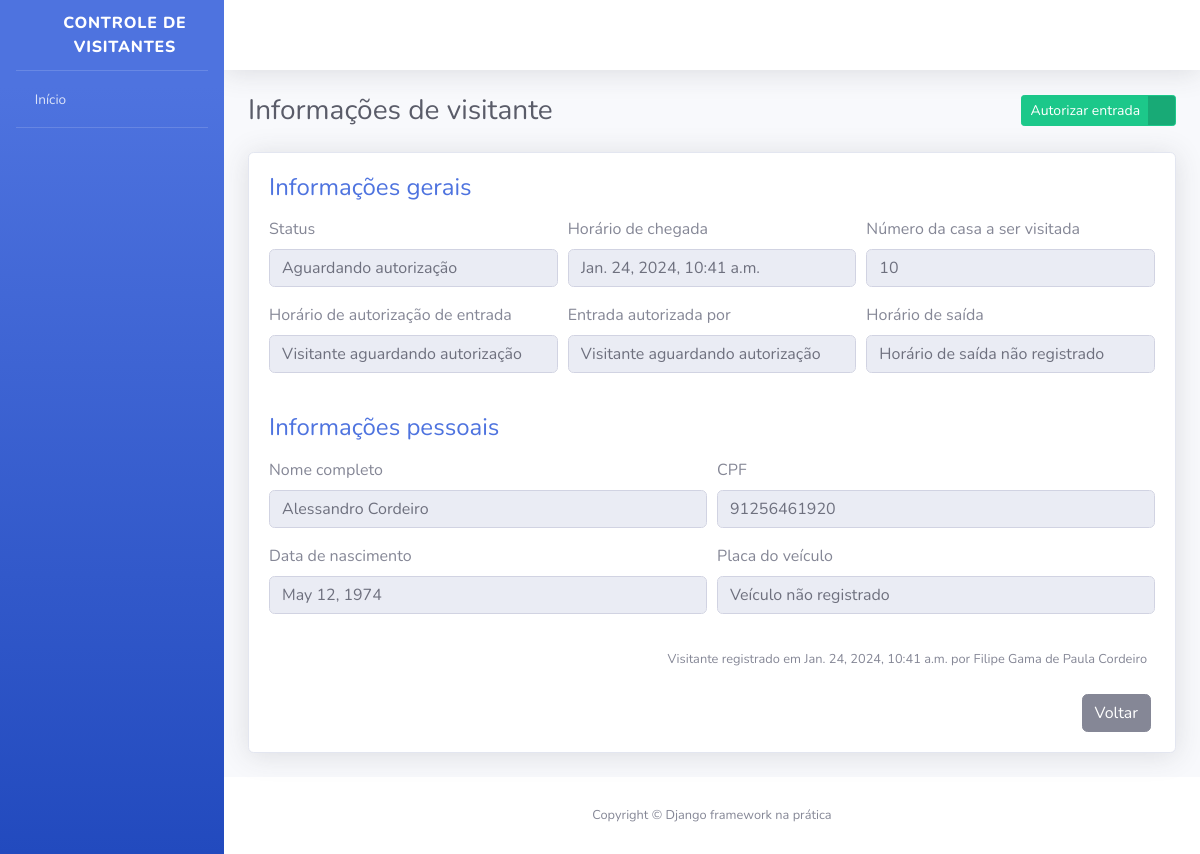
Before: /visitantes/1/ with the older database file.
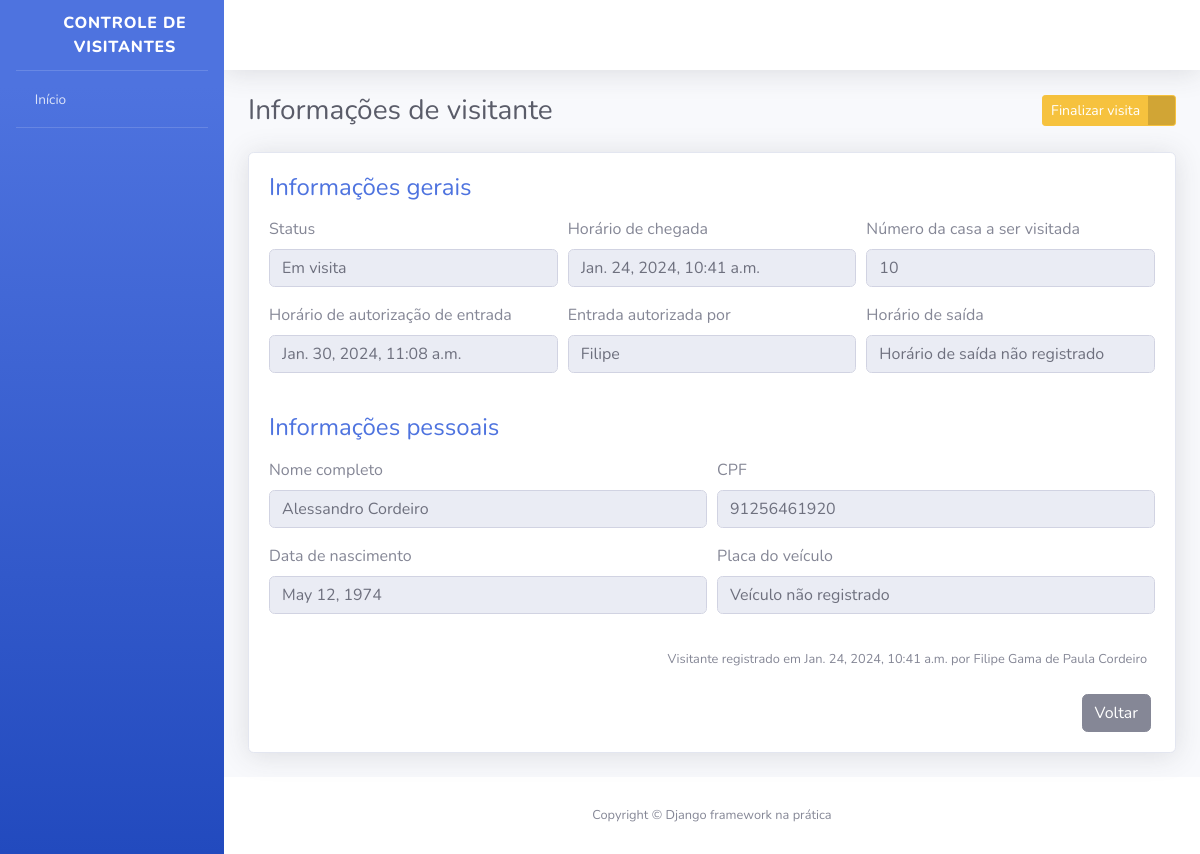
After: the same page with the newer database file.
### visitantes/models.py (models this page shows, shortened)
class Visitante(models.Model):
    STATUS_VISITANTE = [
        ("AGUARDANDO", "Aguardando autorização"),
        ("EM_VISITA", "Em visita"),
        ("FINALIZADO", "Visita finalizada")
    ]
    status = models.CharField(
        verbose_name = "Status",
        max_length = 10,
        choices = STATUS_VISITANTE,
        default = "AGUARDANDO"
    )
    nome_completo = models.CharField(
    verbose_name = "Nome completo",
    max_length = 194
    )
    cpf = models.CharField(
        verbose_name = "CPF",
        max_length = 11
    )
    data_nascimento = models.DateField( verbose_name = "Data de nascimento", auto_now=False, auto_now_add=False)
    numero_casa = models.PositiveBigIntegerField(
        verbose_name = "Número da casa a ser visitada",
    )
    placa_veiculo = models.CharField(
        verbose_name = "Placa de veículo",
        max_length = 7,
        blank = True,
        null = True
    )
    horario_chegada = models.DateTimeField(
        verbose_name = "Horário de chegada na portaria",
        auto_now_add = True
    )
    horario_saida = models.DateTimeField(
        verbose_name = "Horário de saída do condomínio",
        auto_now = False,
        blank = True,
        null = True
    )
    horario_autorizacao = models.DateTimeField(
        verbose_name = "Horário de autorirazão de entrada",
        auto_now = False,
        blank = True,
        null = True
    )
    morador_responsavel = models.CharField(
        verbose_name = "Nome do morador responsável por autorizar a entrada do visitante",
        max_length = 194,
        blank = True
    )
    registrado_por = models.ForeignKey(
        "porteiros.Porteiro",
        verbose_name = "Porteiro responsável pelo registro",
        on_delete = models.PROTECT
    )
    def get_horario_saida(self):
        if self.horario_saida:
            return self.horario_saida
        return "Horário de saída não registrado"
    def get_horario_autorizacao(self):
        if self.horario_autorizacao:
            return self.horario_autorizacao
        return "Visitante aguardando autorização"
    def get_morador_responsavel(self):
        if self.morador_responsavel:
            return self.morador_responsavel
        return "Visitante aguardando autorização"
    def get_placa_veiculo(self):
        if self.placa_veiculo:
            return self.placa_veiculo
        return "Veículo não registrado"
    class Meta:
        verbose_name = "Visitante"
        verbose_name_plural = "Visitantes"
        db_table = "visitante"

### porteiros/models.py (models this page shows)
class Porteiro(models.Model):
    usuario = models.OneToOneField(
        "usuarios.Usuario",
        verbose_name = "Usuário",
        on_delete = models.PROTECT
    )
    nome_completo = models.CharField(
        verbose_name = "Nome completo",
        max_length = 194,
    )
    cpf = models.CharField(
        verbose_name = "CPF",
        max_length = 11,
    )
    telefone = models.CharField(
        verbose_name = "Telefone de contato",
        max_length = 11,
    )
    data_nascimento = models.DateField(
        verbose_name = "Data de nascimento",
        auto_now = False,
        auto_now_add = False,
    )
    class  Meta:
        db_table = 'porteiro'
        verbose_name = 'Porteiro'
        verbose_name_plural = 'Porteiros'
    def __str__(self):
        return self.nome_completo

### visitantes/views.py (the view, shortened to what this page needs)
def informacoes_visitante(request, id):
    visitante = get_object_or_404(
        Visitante,
        id=id
    )
    form = AutorizaVisitanteForm()
    context = {
        "nome_pagina": "Informações de visitante",
        "visitante": visitante,
        "form": form
    }
    return render(request, "informacoes_visitante.html", context)

### visitantes/forms.py
class AutorizaVisitanteForm(forms.ModelForm):
    morador_responsavel = forms.CharField(required=True)
    class Meta:
        model = Visitante
        fields = [
            "morador_responsavel"
        ]
        error_messages = {
            "morador_responsavel":{
                "required": "Por favor, informe o nome do morador responsável por autorizar a entrada do visitante"
            }
        }

### templates/informacoes_visitante.html (shortened to what this page needs)
{% extends "base.html" %}
{% load widget_tweaks %}
{% block conteudo %}
<div class="container">
    <div class="d-sm-flex align-items-center justify-content-between mb-4">
        <h1 class="h3 mb-0 text-gray-800">{{ nome_pagina }}</h1>
    <div class="">
            {% if visitante.status == "AGUARDANDO" %}
                <a href="#" class="btn btn-success btn-icon-split btn-sm" data-toggle="modal" data-target="#modal1">
                    <span class="text">Autorizar entrada</span>
                    <span class="icon text-white-50">
                        <i class="fas fa-user-check"></i>
                    </span>
                </a>
            {% endif %}
            {% if visitante.status == "EM_VISITA" %}
                <a href="#" class="btn btn-warning btn-icon-split btn-sm" data-toggle="modal" data-target="#modal2">
                    <span class="text">Finalizar visita</span>
                    <span class="icon text-white-50">
                        <i class="fas fa-door-open"></i>
                    </span>
                </a>
            {% endif %}
        </div>
    </div>
    <div class="card shadow mb-4">
        <div class="card-body">
            <h4 class="mb-3 text-primary">
                Informações gerais
            </h4>
            <form>
                <div class="form-row">
                    <div class="form-group col-md-4">
                        <label>Status</label>
                        <input type="text" class="form-control" value="{{ visitante.get_status_display }}" disabled>
                    </div>
                    <div class="form-group col-md-4">
                        <label>Horário de chegada</label>
                        <input type="text" class="form-control" value="{{ visitante.horario_chegada }}" disabled>
                    </div>
                    <div class="form-group col-md-4">
                        <label>Número da casa a ser visitada</label>
                        <input type="text" class="form-control" value="{{ visitante.numero_casa }}" disabled>
                    </div>
                </div>
                <div class="form-row">
                    <div class="form-group col-md-4">
                        <label>Horário de autorização de entrada</label>
                        <input type="text" class="form-control" value="{{ visitante.get_horario_autorizacao }}" disabled>
                    </div>
                    <div class="form-group col-md-4">
                        <label>Entrada autorizada por</label>
                        <input type="text" class="form-control" value="{{ visitante.get_morador_responsavel }}" disabled>
                    </div>
                    <div class="form-group col-md-4">
                        <label>Horário de saída</label>
                        <input type="text" class="form-control" value="{{ visitante.get_horario_saida }}" disabled>
                    </div>
                </div>
            </form>
            <h4 class="mb-3 mt-4 text-primary">
                Informações pessoais
            </h4>
            <form>
                <div class="form-row">
                    <div class="form-group col-md-6">
                        <label>Nome completo</label>
                        <input type="text" class="form-control" value="{{ visitante.nome_completo }}" disabled>
                    </div>
                    <div class="form-group col-md-6">
                        <label>CPF</label>
                        <input type="text" class="form-control" value="{{ visitante.cpf }}" disabled>
                    </div>
                </div>
                <div class="form-row">
                    <div class="form-group col-md-6">
                        <label>Data de nascimento</label>
                        <input type="text" class="form-control" value="{{ visitante.data_nascimento }}" disabled>
                    </div>
                    <div class="form-group col-md-6">
                        <label>Placa do veículo</label>
                        <input type="text" class="form-control" value="{{ visitante.get_placa_veiculo }}" disabled>
                    </div>
                </div>
            </form>
            <p class="mr-2 mt-3 mb-4 text-right">
                <small>
                    Visitante registrado em {{ visitante.horario_chegada }} por {{ visitante.registrado_por }}
                </small>
            </p>
            <div class="mr-1 text-right">
                <a href="{{ request.META.HTTP_REFERER }}" class="btn btn-secondary text-white" type="button">
                    <span class="text">Voltar</span>
                </a>
            </div>
        </div>
    </div>
</div>
{% endblock %}

### templates/base.html (shortened to what this page needs)
<!DOCTYPE html>
{% load static %}
<html lang="pt-br">
    <head>
        <link href="{% static 'css/sb-admin-2.min.css' %}" rel="stylesheet">
        <link href="{% static 'vendor/fontawesome-free/css/all.min.css' %}" rel="stylesheet" type="text/css">
    </head>
    <body id="page-top">
        <div id="wrapper">
            <ul class="navbar-nav bg-gradient-primary sidebar sidebar-dark accordion" id="accordionSidebar">
                <a class="sidebar-brand d-flex align-items-center justify-content-center" href="#">
                    <div class="sidebar-brand-icon rotate-n-15">
                        <i class="fas fa-user-shield"></i>
                    </div>
                    <div class="sidebar-brand-text">Controle de Visitantes</div>
                </a>
                <hr class="sidebar-divider my-0">
                <li class="nav-item">
                    <a class="nav-link" href="{% url 'index' %}">
                        <i class="fas fa-home"></i>
                        <span>Início</span>
                    </a>
                </li>
                <hr class="sidebar-divider">
            </ul>
            <div id="content-wrapper" class="d-flex flex-column">
                <div id="content">
                    <nav class="navbar navbar-expand navbar-light bg-white topbar mb-4 static-top shadow">
                        <ul class="navbar-nav ml-auto">
                            <li class="nav-item dropdown no-arrow">
                                <a class="nav-link dropdown-toggle" href="#" id="userDropdown" role="button" data-toggle="dropdown" aria-haspopup="true" aria-expanded="false">
                                    <span class="mr-2 d-none d-lg-inline text-gray-800 small">
                                        <i class="fas fa-cog"></i>
                                    </span>
                                </a>
                            </li>
                        </ul>
                    </nav>
                    {% block conteudo %} {% endblock conteudo %}
                    <footer class="sticky-footer bg-white">
                        <div class="container my-auto">
                            <div class="copyright text-center my-auto">
                                <span>Copyright © Django framework na prática</span>
                            </div>
                        </div>
                    </footer>
                </div>
            </div>
        </div>
    </body>
</html>

Changed rows visible on the page:
changed Visitante "Horário de saída não registrado": status "Aguardando autorização" → "Em visita"; get_horario_autorizacao "Visitante aguardando autorização" → "Jan. 30, 2024, 11:08 a.m."; get_morador_responsavel "Visitante aguardando autorização" → "Filipe"
Other visible differences:
text no longer shown: "Autorizar entrada"
text now shown: "Finalizar visita"
